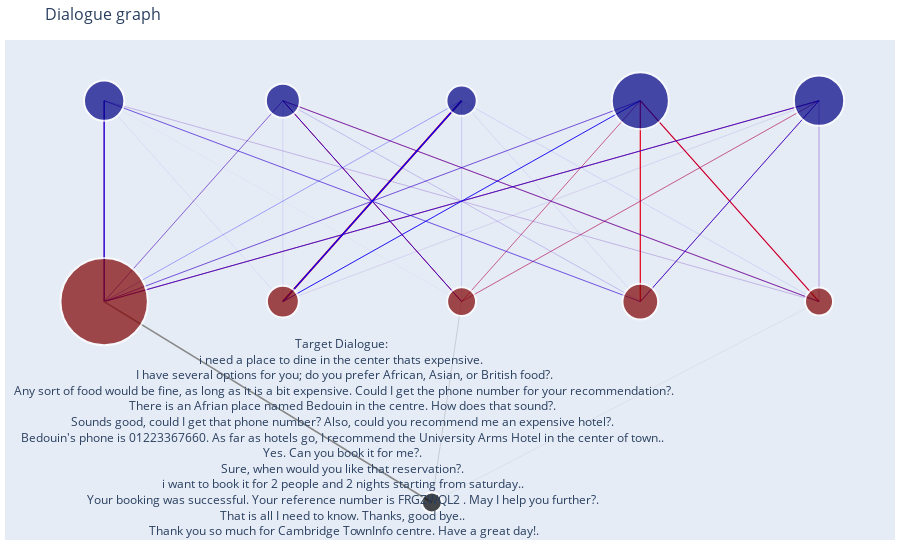

Here is the notebook cell this chart was saved with:
### Code cell
fig = go.Figure(data=edge_traces + [node_trace],
             layout=go.Layout(
                title='Dialogue graph',
                titlefont_size=16,
                showlegend=False,
                hovermode='closest',
                margin=dict(b=20,l=5,r=5,t=40),
                annotations=[ dict(
                    text="Target Dialogue: <br>" + dial,
                    showarrow=False,
                    xref="paper", yref="paper",
                    x=0.005, y=-0.001 ) ],
                xaxis=dict(showgrid=False, zeroline=False, showticklabels=False),
                yaxis=dict(showgrid=False, zeroline=False, showticklabels=False))
                )
fig.update_traces(marker_showscale=False)
fig.write_html("pictures/graph_viz_10.html")
fig.show()

### Figure 1 — Plotly figure (JSON) as saved in the notebook; plotly's stock layout.template omitted (floating-point values rounded to 4 significant figures)
{"data": [{"hoverinfo": "text", "line": {"color": "red", "width": 0}, "marker": {"showscale": false}, "mode": "lines", "text": ["0.0"], "type": "scatter", "x": [0, 0.1, null], "y": [1, 1, null]}, {"hoverinfo": "text", "line": {"color": "red", "width": 0}, "marker": {"showscale": false}, "mode": "lines", "text": ["0.0"], "type": "scatter", "x": [0, 0.2, null], "y": [1, 1, null]}, {"hoverinfo": "text", "line": {"color": "red", "width": 0}, "marker": {"showscale": false}, "mode": "lines", "text": ["0.0"], "type": "scatter", "x": [0, 0.3, null], "y": [1, 1, null]}, {"hoverinfo": "text", "line": {"color": "red", "width": 0}, "marker": {"showscale": false}, "mode": "lines", "text": ["0.0"], "type": "scatter", "x": [0, 0.4, null], "y": [1, 1, null]}, {"hoverinfo": "text", "line": {"color": "red", "width": 0.8028}, "marker": {"showscale": false}, "mode": "lines", "text": ["0.40141811527904847"], "type": "scatter", "x": [0, 0, null], "y": [1, 2, null]}, {"hoverinfo": "text", "line": {"color": "red", "width": 0.2363}, "marker": {"showscale": false}, "mode": "lines", "text": ["0.11813815187557182"], "type": "scatter", "x": [0, 0.1, null], "y": [1, 2, null]}, {"hoverinfo": "text", "line": {"color": "red", "width": 0.02161}, "marker": {"showscale": false}, "mode": "lines", "text": ["0.010807410795974382"], "type": "scatter", "x": [0, 0.2, null], "y": [1, 2, null]}, {"hoverinfo": "text", "line": {"color": "red", "width": 0.2284}, "marker": {"showscale": false}, "mode": "lines", "text": ["0.11419258920402561"], "type": "scatter", "x": [0, 0.3, null], "y": [1, 2, null]}, {"hoverinfo": "text", "line": {"color": "red", "width": 0.7109}, "marker": {"showscale": false}, "mode": "lines", "text": ["0.35544373284537967"], "type": "scatter", "x": [0, 0.4, null], "y": [1, 2, null]}, {"hoverinfo": "text", "line": {"color": "red", "width": 0}, "marker": {"showscale": false}, "mode": "lines", "text": ["0.0"], "type": "scatter", "x": [0, 0.1833, null], "y": [1, 0, null]}, {"hoverinfo": "text", "line": {"color": "red", "width": 0}, "marker": {"showscale": false}, "mode": "lines", "text": ["0.0"], "type": "scatter", "x": [0.1, 0, null], "y": [1, 1, null]}, {"hoverinfo": "text", "line": {"color": "red", "width": 0}, "marker": {"showscale": false}, "mode": "lines", "text": ["0.0"], "type": "scatter", "x": [0.1, 0.2, null], "y": [1, 1, null]}, {"hoverinfo": "text", "line": {"color": "red", "width": 0}, "marker": {"showscale": false}, "mode": "lines", "text": ["0.0"], "type": "scatter", "x": [0.1, 0.3, null], "y": [1, 1, null]}, {"hoverinfo": "text", "line": {"color": "red", "width": 0}, "marker": {"showscale": false}, "mode": "lines", "text": ["0.0"], "type": "scatter", "x": [0.1, 0.4, null], "y": [1, 1, null]}, {"hoverinfo": "text", "line": {"color": "red", "width": 0.01346}, "marker": {"showscale": false}, "mode": "lines", "text": ["0.006731371321227302"], "type": "scatter", "x": [0.1, 0, null], "y": [1, 2, null]}, {"hoverinfo": "text", "line": {"color": "red", "width": 0.01722}, "marker": {"showscale": false}, "mode": "lines", "text": ["0.008609893550407014"], "type": "scatter", "x": [0.1, 0.1, null], "y": [1, 2, null]}, {"hoverinfo": "text", "line": {"color": "red", "width": 1.778}, "marker": {"showscale": false}, "mode": "lines", "text": ["0.8888541014402004"], "type": "scatter", "x": [0.1, 0.2, null], "y": [1, 2, null]}, {"hoverinfo": "text", "line": {"color": "red", "width": 0.1478}, "marker": {"showscale": false}, "mode": "lines", "text": ["0.07388854101440201"], "type": "scatter", "x": [0.1, 0.3, null], "y": [1, 2, null]}, {"hoverinfo": "text", "line": {"color": "red", "width": 0.04383}, "marker": {"showscale": false}, "mode": "lines", "text": ["0.021916092673763307"], "type": "scatter", "x": [0.1, 0.4, null], "y": [1, 2, null]}, {"hoverinfo": "text", "line": {"color": "red", "width": 0}, "marker": {"showscale": false}, "mode": "lines", "text": ["0.0"], "type": "scatter", "x": [0.1, 0.1833, null], "y": [1, 0, null]}, {"hoverinfo": "text", "line": {"color": "red", "width": 0}, "marker": {"showscale": false}, "mode": "lines", "text": ["0.0"], "type": "scatter", "x": [0.2, 0, null], "y": [1, 1, null]}, {"hoverinfo": "text", "line": {"color": "red", "width": 0}, "marker": {"showscale": false}, "mode": "lines", "text": ["0.0"], "type": "scatter", "x": [0.2, 0.1, null], "y": [1, 1, null]}, {"hoverinfo": "text", "line": {"color": "red", "width": 0}, "marker": {"showscale": false}, "mode": "lines", "text": ["0.0"], "type": "scatter", "x": [0.2, 0.3, null], "y": [1, 1, null]}, {"hoverinfo": "text", "line": {"color": "red", "width": 0}, "marker": {"showscale": false}, "mode": "lines", "text": ["0.0"], "type": "scatter", "x": [0.2, 0.4, null], "y": [1, 1, null]}, {"hoverinfo": "text", "line": {"color": "red", "width": 0.01211}, "marker": {"showscale": false}, "mode": "lines", "text": ["0.006054315862307559"], "type": "scatter", "x": [0.2, 0, null], "y": [1, 2, null]}, {"hoverinfo": "text", "line": {"color": "red", "width": 0.9815}, "marker": {"showscale": false}, "mode": "lines", "text": ["0.49074554575332985"], "type": "scatter", "x": [0.2, 0.1, null], "y": [1, 2, null]}, {"hoverinfo": "text", "line": {"color": "red", "width": 0.0173}, "marker": {"showscale": false}, "mode": "lines", "text": ["0.00864902266043937"], "type": "scatter", "x": [0.2, 0.2, null], "y": [1, 2, null]}, {"hoverinfo": "text", "line": {"color": "red", "width": 0.4885}, "marker": {"showscale": false}, "mode": "lines", "text": ["0.24424839993080782"], "type": "scatter", "x": [0.2, 0.3, null], "y": [1, 2, null]}, {"hoverinfo": "text", "line": {"color": "red", "width": 0.5006}, "marker": {"showscale": false}, "mode": "lines", "text": ["0.25030271579311536"], "type": "scatter", "x": [0.2, 0.4, null], "y": [1, 2, null]}, {"hoverinfo": "text", "line": {"color": "red", "width": 0}, "marker": {"showscale": false}, "mode": "lines", "text": ["0.0"], "type": "scatter", "x": [0.2, 0.1833, null], "y": [1, 0, null]}, {"hoverinfo": "text", "line": {"color": "red", "width": 0}, "marker": {"showscale": false}, "mode": "lines", "text": ["0.0"], "type": "scatter", "x": [0.3, 0, null], "y": [1, 1, null]}, {"hoverinfo": "text", "line": {"color": "red", "width": 0}, "marker": {"showscale": false}, "mode": "lines", "text": ["0.0"], "type": "scatter", "x": [0.3, 0.1, null], "y": [1, 1, null]}, {"hoverinfo": "text", "line": {"color": "red", "width": 0}, "marker": {"showscale": false}, "mode": "lines", "text": ["0.0"], "type": "scatter", "x": [0.3, 0.2, null], "y": [1, 1, null]}, {"hoverinfo": "text", "line": {"color": "red", "width": 0}, "marker": {"showscale": false}, "mode": "lines", "text": ["0.0"], "type": "scatter", "x": [0.3, 0.4, null], "y": [1, 1, null]}, {"hoverinfo": "text", "line": {"color": "red", "width": 0.1945}, "marker": {"showscale": false}, "mode": "lines", "text": ["0.09726103968697597"], "type": "scatter", "x": [0.3, 0, null], "y": [1, 2, null]}, {"hoverinfo": "text", "line": {"color": "red", "width": 0.06149}, "marker": {"showscale": false}, "mode": "lines", "text": ["0.030743432084963666"], "type": "scatter", "x": [0.3, 0.1, null], "y": [1, 2, null]}, {"hoverinfo": "text", "line": {"color": "red", "width": 0.02851}, "marker": {"showscale": false}, "mode": "lines", "text": ["0.014253773057574064"], "type": "scatter", "x": [0.3, 0.2, null], "y": [1, 2, null]}, {"hoverinfo": "text", "line": {"color": "red", "width": 1.183}, "marker": {"showscale": false}, "mode": "lines", "text": ["0.5912520961430967"], "type": "scatter", "x": [0.3, 0.3, null], "y": [1, 2, null]}, {"hoverinfo": "text", "line": {"color": "red", "width": 0.533}, "marker": {"showscale": false}, "mode": "lines", "text": ["0.2664896590273896"], "type": "scatter", "x": [0.3, 0.4, null], "y": [1, 2, null]}, {"hoverinfo": "text", "line": {"color": "red", "width": 0}, "marker": {"showscale": false}, "mode": "lines", "text": ["0.0"], "type": "scatter", "x": [0.3, 0.1833, null], "y": [1, 0, null]}, {"hoverinfo": "text", "line": {"color": "red", "width": 0}, "marker": {"showscale": false}, "mode": "lines", "text": ["0.0"], "type": "scatter", "x": [0.4, 0, null], "y": [1, 1, null]}, {"hoverinfo": "text", "line": {"color": "red", "width": 0}, "marker": {"showscale": false}, "mode": "lines", "text": ["0.0"], "type": "scatter", "x": [0.4, 0.1, null], "y": [1, 1, null]}, {"hoverinfo": "text", "line": {"color": "red", "width": 0}, "marker": {"showscale": false}, "mode": "lines", "text": ["0.0"], "type": "scatter", "x": [0.4, 0.2, null], "y": [1, 1, null]}, {"hoverinfo": "text", "line": {"color": "red", "width": 0}, "marker": {"showscale": false}, "mode": "lines", "text": ["0.0"], "type": "scatter", "x": [0.4, 0.3, null], "y": [1, 1, null]}, {"hoverinfo": "text", "line": {"color": "red", "width": 0.09556}, "marker": {"showscale": false}, "mode": "lines", "text": ["0.04778035300410055"], "type": "scatter", "x": [0.4, 0, null], "y": [1, 2, null]}, {"hoverinfo": "text", "line": {"color": "red", "width": 0.5823}, "marker": {"showscale": false}, "mode": "lines", "text": ["0.2911392405063291"], "type": "scatter", "x": [0.4, 0.1, null], "y": [1, 2, null]}, {"hoverinfo": "text", "line": {"color": "red", "width": 0.01391}, "marker": {"showscale": false}, "mode": "lines", "text": ["0.006953111071492245"], "type": "scatter", "x": [0.4, 0.2, null], "y": [1, 2, null]}, {"hoverinfo": "text", "line": {"color": "red", "width": 1.18}, "marker": {"showscale": false}, "mode": "lines", "text": ["0.5901230165804956"], "type": "scatter", "x": [0.4, 0.3, null], "y": [1, 2, null]}, {"hoverinfo": "text", "line": {"color": "red", "width": 0.128}, "marker": {"showscale": false}, "mode": "lines", "text": ["0.06400427883758246"], "type": "scatter", "x": [0.4, 0.4, null], "y": [1, 2, null]}, {"hoverinfo": "text", "line": {"color": "red", "width": 0}, "marker": {"showscale": false}, "mode": "lines", "text": ["0.0"], "type": "scatter", "x": [0.4, 0.1833, null], "y": [1, 0, null]}, {"hoverinfo": "text", "line": {"color": "blue", "width": 1.198}, "marker": {"showscale": false}, "mode": "lines", "text": ["0.5992485911083281"], "type": "scatter", "x": [0, 0, null], "y": [2, 1, null]}, {"hoverinfo": "text", "line": {"color": "blue", "width": 0.06537}, "marker": {"showscale": false}, "mode": "lines", "text": ["0.03268628678772699"], "type": "scatter", "x": [0, 0.1, null], "y": [2, 1, null]}, {"hoverinfo": "text", "line": {"color": "blue", "width": 0.03156}, "marker": {"showscale": false}, "mode": "lines", "text": ["0.01577958672510958"], "type": "scatter", "x": [0, 0.2, null], "y": [2, 1, null]}, {"hoverinfo": "text", "line": {"color": "blue", "width": 0.537}, "marker": {"showscale": false}, "mode": "lines", "text": ["0.26850344395742015"], "type": "scatter", "x": [0, 0.3, null], "y": [2, 1, null]}, {"hoverinfo": "text", "line": {"color": "blue", "width": 0.1676}, "marker": {"showscale": false}, "mode": "lines", "text": ["0.08378209142141516"], "type": "scatter", "x": [0, 0.4, null], "y": [2, 1, null]}, {"hoverinfo": "text", "line": {"color": "blue", "width": 0}, "marker": {"showscale": false}, "mode": "lines", "text": ["0.0"], "type": "scatter", "x": [0, 0.1, null], "y": [2, 2, null]}, {"hoverinfo": "text", "line": {"color": "blue", "width": 0}, "marker": {"showscale": false}, "mode": "lines", "text": ["0.0"], "type": "scatter", "x": [0, 0.2, null], "y": [2, 2, null]}, {"hoverinfo": "text", "line": {"color": "blue", "width": 0}, "marker": {"showscale": false}, "mode": "lines", "text": ["0.0"], "type": "scatter", "x": [0, 0.3, null], "y": [2, 2, null]}, {"hoverinfo": "text", "line": {"color": "blue", "width": 0}, "marker": {"showscale": false}, "mode": "lines", "text": ["0.0"], "type": "scatter", "x": [0, 0.4, null], "y": [2, 2, null]}, {"hoverinfo": "text", "line": {"color": "blue", "width": 0}, "marker": {"showscale": false}, "mode": "lines", "text": ["0.0"], "type": "scatter", "x": [0, 0.1833, null], "y": [2, 0, null]}, {"hoverinfo": "text", "line": {"color": "blue", "width": 0.4406}, "marker": {"showscale": false}, "mode": "lines", "text": ["0.2202786836643937"], "type": "scatter", "x": [0.1, 0, null], "y": [2, 1, null]}, {"hoverinfo": "text", "line": {"color": "blue", "width": 0.0928}, "marker": {"showscale": false}, "mode": "lines", "text": ["0.046397865401719536"], "type": "scatter", "x": [0.1, 0.1, null], "y": [2, 1, null]}, {"hoverinfo": "text", "line": {"color": "blue", "width": 0.783}, "marker": {"showscale": false}, "mode": "lines", "text": ["0.39149125407648977"], "type": "scatter", "x": [0.1, 0.2, null], "y": [2, 1, null]}, {"hoverinfo": "text", "line": {"color": "blue", "width": 0.1663}, "marker": {"showscale": false}, "mode": "lines", "text": ["0.08316039134301809"], "type": "scatter", "x": [0.1, 0.3, null], "y": [2, 1, null]}, {"hoverinfo": "text", "line": {"color": "blue", "width": 0.5173}, "marker": {"showscale": false}, "mode": "lines", "text": ["0.2586718055143789"], "type": "scatter", "x": [0.1, 0.4, null], "y": [2, 1, null]}, {"hoverinfo": "text", "line": {"color": "blue", "width": 0}, "marker": {"showscale": false}, "mode": "lines", "text": ["0.0"], "type": "scatter", "x": [0.1, 0, null], "y": [2, 2, null]}, {"hoverinfo": "text", "line": {"color": "blue", "width": 0}, "marker": {"showscale": false}, "mode": "lines", "text": ["0.0"], "type": "scatter", "x": [0.1, 0.2, null], "y": [2, 2, null]}, {"hoverinfo": "text", "line": {"color": "blue", "width": 0}, "marker": {"showscale": false}, "mode": "lines", "text": ["0.0"], "type": "scatter", "x": [0.1, 0.3, null], "y": [2, 2, null]}, {"hoverinfo": "text", "line": {"color": "blue", "width": 0}, "marker": {"showscale": false}, "mode": "lines", "text": ["0.0"], "type": "scatter", "x": [0.1, 0.4, null], "y": [2, 2, null]}, {"hoverinfo": "text", "line": {"color": "blue", "width": 0}, "marker": {"showscale": false}, "mode": "lines", "text": ["0.0"], "type": "scatter", "x": [0.1, 0.1833, null], "y": [2, 0, null]}, {"hoverinfo": "text", "line": {"color": "blue", "width": 0.3199}, "marker": {"showscale": false}, "mode": "lines", "text": ["0.15994962216624686"], "type": "scatter", "x": [0.2, 0, null], "y": [2, 1, null]}, {"hoverinfo": "text", "line": {"color": "blue", "width": 1.378}, "marker": {"showscale": false}, "mode": "lines", "text": ["0.6889168765743073"], "type": "scatter", "x": [0.2, 0.1, null], "y": [2, 1, null]}, {"hoverinfo": "text", "line": {"color": "blue", "width": 0.136}, "marker": {"showscale": false}, "mode": "lines", "text": ["0.06801007556675064"], "type": "scatter", "x": [0.2, 0.2, null], "y": [2, 1, null]}, {"hoverinfo": "text", "line": {"color": "blue", "width": 0.06801}, "marker": {"showscale": false}, "mode": "lines", "text": ["0.03400503778337532"], "type": "scatter", "x": [0.2, 0.3, null], "y": [2, 1, null]}, {"hoverinfo": "text", "line": {"color": "blue", "width": 0.09824}, "marker": {"showscale": false}, "mode": "lines", "text": ["0.0491183879093199"], "type": "scatter", "x": [0.2, 0.4, null], "y": [2, 1, null]}, {"hoverinfo": "text", "line": {"color": "blue", "width": 0}, "marker": {"showscale": false}, "mode": "lines", "text": ["0.0"], "type": "scatter", "x": [0.2, 0, null], "y": [2, 2, null]}, {"hoverinfo": "text", "line": {"color": "blue", "width": 0}, "marker": {"showscale": false}, "mode": "lines", "text": ["0.0"], "type": "scatter", "x": [0.2, 0.1, null], "y": [2, 2, null]}, {"hoverinfo": "text", "line": {"color": "blue", "width": 0}, "marker": {"showscale": false}, "mode": "lines", "text": ["0.0"], "type": "scatter", "x": [0.2, 0.3, null], "y": [2, 2, null]}, {"hoverinfo": "text", "line": {"color": "blue", "width": 0}, "marker": {"showscale": false}, "mode": "lines", "text": ["0.0"], "type": "scatter", "x": [0.2, 0.4, null], "y": [2, 2, null]}, {"hoverinfo": "text", "line": {"color": "blue", "width": 0}, "marker": {"showscale": false}, "mode": "lines", "text": ["0.0"], "type": "scatter", "x": [0.2, 0.1833, null], "y": [2, 0, null]}, {"hoverinfo": "text", "line": {"color": "blue", "width": 0.5264}, "marker": {"showscale": false}, "mode": "lines", "text": ["0.26320501342882724"], "type": "scatter", "x": [0.3, 0, null], "y": [2, 1, null]}, {"hoverinfo": "text", "line": {"color": "blue", "width": 0.8688}, "marker": {"showscale": false}, "mode": "lines", "text": ["0.43437779767233664"], "type": "scatter", "x": [0.3, 0.1, null], "y": [2, 1, null]}, {"hoverinfo": "text", "line": {"color": "blue", "width": 0.1891}, "marker": {"showscale": false}, "mode": "lines", "text": ["0.09453894359892569"], "type": "scatter", "x": [0.3, 0.2, null], "y": [2, 1, null]}, {"hoverinfo": "text", "line": {"color": "blue", "width": 0.1257}, "marker": {"showscale": false}, "mode": "lines", "text": ["0.06284691136974038"], "type": "scatter", "x": [0.3, 0.3, null], "y": [2, 1, null]}, {"hoverinfo": "text", "line": {"color": "blue", "width": 0.2901}, "marker": {"showscale": false}, "mode": "lines", "text": ["0.1450313339301701"], "type": "scatter", "x": [0.3, 0.4, null], "y": [2, 1, null]}, {"hoverinfo": "text", "line": {"color": "blue", "width": 0}, "marker": {"showscale": false}, "mode": "lines", "text": ["0.0"], "type": "scatter", "x": [0.3, 0, null], "y": [2, 2, null]}, {"hoverinfo": "text", "line": {"color": "blue", "width": 0}, "marker": {"showscale": false}, "mode": "lines", "text": ["0.0"], "type": "scatter", "x": [0.3, 0.1, null], "y": [2, 2, null]}, {"hoverinfo": "text", "line": {"color": "blue", "width": 0}, "marker": {"showscale": false}, "mode": "lines", "text": ["0.0"], "type": "scatter", "x": [0.3, 0.2, null], "y": [2, 2, null]}, {"hoverinfo": "text", "line": {"color": "blue", "width": 0}, "marker": {"showscale": false}, "mode": "lines", "text": ["0.0"], "type": "scatter", "x": [0.3, 0.4, null], "y": [2, 2, null]}, {"hoverinfo": "text", "line": {"color": "blue", "width": 0}, "marker": {"showscale": false}, "mode": "lines", "text": ["0.0"], "type": "scatter", "x": [0.3, 0.1833, null], "y": [2, 0, null]}, {"hoverinfo": "text", "line": {"color": "blue", "width": 0.7303}, "marker": {"showscale": false}, "mode": "lines", "text": ["0.36515609264853977"], "type": "scatter", "x": [0.4, 0, null], "y": [2, 1, null]}, {"hoverinfo": "text", "line": {"color": "blue", "width": 0.08359}, "marker": {"showscale": false}, "mode": "lines", "text": ["0.04179254783484391"], "type": "scatter", "x": [0.4, 0.1, null], "y": [2, 1, null]}, {"hoverinfo": "text", "line": {"color": "blue", "width": 0.2004}, "marker": {"showscale": false}, "mode": "lines", "text": ["0.10020140986908359"], "type": "scatter", "x": [0.4, 0.2, null], "y": [2, 1, null]}, {"hoverinfo": "text", "line": {"color": "blue", "width": 0.7464}, "marker": {"showscale": false}, "mode": "lines", "text": ["0.3732124874118832"], "type": "scatter", "x": [0.4, 0.3, null], "y": [2, 1, null]}, {"hoverinfo": "text", "line": {"color": "blue", "width": 0.2393}, "marker": {"showscale": false}, "mode": "lines", "text": ["0.11963746223564954"], "type": "scatter", "x": [0.4, 0.4, null], "y": [2, 1, null]}, {"hoverinfo": "text", "line": {"color": "blue", "width": 0}, "marker": {"showscale": false}, "mode": "lines", "text": ["0.0"], "type": "scatter", "x": [0.4, 0, null], "y": [2, 2, null]}, {"hoverinfo": "text", "line": {"color": "blue", "width": 0}, "marker": {"showscale": false}, "mode": "lines", "text": ["0.0"], "type": "scatter", "x": [0.4, 0.1, null], "y": [2, 2, null]}, {"hoverinfo": "text", "line": {"color": "blue", "width": 0}, "marker": {"showscale": false}, "mode": "lines", "text": ["0.0"], "type": "scatter", "x": [0.4, 0.2, null], "y": [2, 2, null]}, {"hoverinfo": "text", "line": {"color": "blue", "width": 0}, "marker": {"showscale": false}, "mode": "lines", "text": ["0.0"], "type": "scatter", "x": [0.4, 0.3, null], "y": [2, 2, null]}, {"hoverinfo": "text", "line": {"color": "blue", "width": 0}, "marker": {"showscale": false}, "mode": "lines", "text": ["0.0"], "type": "scatter", "x": [0.4, 0.1833, null], "y": [2, 0, null]}, {"hoverinfo": "text", "line": {"color": "#888", "width": 1.561}, "marker": {"showscale": false}, "mode": "lines", "text": ["0.7804036570639986"], "type": "scatter", "x": [0.1833, 0, null], "y": [0, 1, null]}, {"hoverinfo": "text", "line": {"color": "#888", "width": 0}, "marker": {"showscale": false}, "mode": "lines", "text": ["0.0"], "type": "scatter", "x": [0.1833, 0.1, null], "y": [0, 1, null]}, {"hoverinfo": "text", "line": {"color": "#888", "width": 0.3136}, "marker": {"showscale": false}, "mode": "lines", "text": ["0.1568052440917716"], "type": "scatter", "x": [0.1833, 0.2, null], "y": [0, 1, null]}, {"hoverinfo": "text", "line": {"color": "#888", "width": 0.00552}, "marker": {"showscale": false}, "mode": "lines", "text": ["0.0027600483008452647"], "type": "scatter", "x": [0.1833, 0.3, null], "y": [0, 1, null]}, {"hoverinfo": "text", "line": {"color": "#888", "width": 0.1201}, "marker": {"showscale": false}, "mode": "lines", "text": ["0.060031050543384507"], "type": "scatter", "x": [0.1833, 0.4, null], "y": [0, 1, null]}, {"hoverinfo": "text", "line": {"color": "#888", "width": 0}, "marker": {"showscale": false}, "mode": "lines", "text": ["0.0"], "type": "scatter", "x": [0.1833, 0, null], "y": [0, 2, null]}, {"hoverinfo": "text", "line": {"color": "#888", "width": 0}, "marker": {"showscale": false}, "mode": "lines", "text": ["0.0"], "type": "scatter", "x": [0.1833, 0.1, null], "y": [0, 2, null]}, {"hoverinfo": "text", "line": {"color": "#888", "width": 0}, "marker": {"showscale": false}, "mode": "lines", "text": ["0.0"], "type": "scatter", "x": [0.1833, 0.2, null], "y": [0, 2, null]}, {"hoverinfo": "text", "line": {"color": "#888", "width": 0}, "marker": {"showscale": false}, "mode": "lines", "text": ["0.0"], "type": "scatter", "x": [0.1833, 0.3, null], "y": [0, 2, null]}, {"hoverinfo": "text", "line": {"color": "#888", "width": 0}, "marker": {"showscale": false}, "mode": "lines", "text": ["0.0"], "type": "scatter", "x": [0.1833, 0.4, null], "y": [0, 2, null]}, {"hoverinfo": "text", "marker": {"color": [0, 0, 0, 0, 0, 1, 1, 1, 1, 1], "colorscale": [[0, "rgb(0,0,131)"], [0.2, "rgb(0,60,170)"], [0.4, "rgb(5,255,255)"], [0.6, "rgb(255,255,0)"], [0.8, "rgb(250,0,0)"], [1, "rgb(128,0,0)"]], "line": {"width": 2}, "reversescale": true, "showscale": false, "size": [87.44, 31.94, 28.91, 35.78, 28.05, 40.31, 34.05, 30.29, 57.11, 50.34, 20]}, "mode": "markers", "text": ["USER (17488)<br>Yeah, I need a restaurant in the west and with expensive pricing.<br>I'm looking for an expensive restaurant in the centre if you could help me.<br>No need to book it. Thanks. But can you help me find a cheap restaurant in the south?<br>I am looking for a restaurant that is in the expensive price range and in the south part of town.", "USER (6388)<br>that is it thank you.<br>No that is it. Thank you!<br>Nope, that's it. Thanks!<br>No that is it. Thank you so much.", "USER (5781)<br>Saturday leaving Cambridge anytime after 20:00 please<br>I need the travel day to be Sunday. I'll be going to Cambridge and arrive by 13:45. I'll be leaving from Birmingham New street.<br>Yes, it should depart from Cambridge.<br>I am leaving birmingham new street and going to cambridge; I need to travel on Friday and arrive by 13:15.", "USER (7156)<br>6 people will be dining<br>No, I would like it for 4 people.<br>Four star please same group of people starting Thursday I need a ref number too please.<br>Just 1 person at 13:15 on thursday", "USER (5609)<br>Thanks, what is their phone number?<br>Can I get their phone number please?<br>I just need their address, star level and whether they have internet please.<br>Can you please recommend one and give me their postcode and phone number?", "SYSTEM (8062)<br>There is one option, it is The Lensfield Hotel. Do you want me to reserve any rooms for you?<br>The only other hotel that matches your requirements is the lensfield hotel located in the south. Would you like me to make a booking?<br>I recommend the Lensfield hotel on the south side. Shall I book a room?<br>The Lensfield has free parking and free internet. Did you need a room there, or perhaps their address?", "SYSTEM (6811)<br>What time do you need the taxi, and which is the destination site?<br>I will look a taxi up for you.<br>What time will you be needing the taxi service for?<br>You're welcome. May I help you with a taxi or restaurant booking?", "SYSTEM (6058)<br>Thank you for calling. Enjoy your dining experience.<br>Okay great. Enjoy your dining experience.<br>enjoy your meal!<br>You're welcome, enjoy your food.", "SYSTEM (11422)<br>Your booking was successful. Your reference number is FRGZWQL2 . May I help you further?<br>Booking was successful. Your reference number is 4UFN3SWC . Will that be all for today?<br>Your booking was successful. Your reference number is 3VX3AOKS .<br>Booking was successful. Reference number is : 36N9VCAD . Is there anything else I can help with?", "SYSTEM (10069)<br>TR3128 will leave at 20:40 and arrive by 21:08. Do you need more information or would you like to book tickets?<br>TR2514 leaves at 10:11 and arrives at 10:58. Will this one work for you?<br>Sure. The travel time for TR2514 is 47 minutes. Anything else I can help you with today?<br>TR5234 will leave at 14:16, would that work for you?", "START NODE"], "type": "scatter", "x": [0, 0.1, 0.2, 0.3, 0.4, 0, 0.1, 0.2, 0.3, 0.4, 0.1833], "y": [1, 1, 1, 1, 1, 2, 2, 2, 2, 2, 0]}], "layout": {"annotations": [{"showarrow": false, "text": "Target Dialogue: <br>i need a place to dine in the center thats expensive. <br> I have several options for you; do you prefer African, Asian, or British food?.<br> Any sort of food would be fine, as long as it is a bit expensive. Could I get the phone number for your recommendation?.<br> There is an Afrian place named Bedouin in the centre. How does that sound?. <br> Sounds good, could I get that phone number? Also, could you recommend me an expensive hotel?. <br> Bedouin's phone is 01223367660. As far as hotels go, I recommend the University Arms Hotel in the center of town.. <br> Yes. Can you book it for me?. <br> Sure, when would you like that reservation?. <br> i want to book it for 2 people and 2 nights starting from saturday.. <br> Your booking was successful. Your reference number is FRGZWQL2 . May I help you further?. <br> That is all I need to know. Thanks, good bye.. <br> Thank you so much for Cambridge TownInfo centre. Have a great day!.", "x": 0.005, "xref": "paper", "y": -0.001, "yref": "paper"}], "hovermode": "closest", "margin": {"b": 20, "l": 5, "r": 5, "t": 40}, "showlegend": false, "title": {"font": {"size": 16}, "text": "Dialogue graph"}, "xaxis": {"showgrid": false, "showticklabels": false, "zeroline": false}, "yaxis": {"showgrid": false, "showticklabels": false, "zeroline": false}}}
